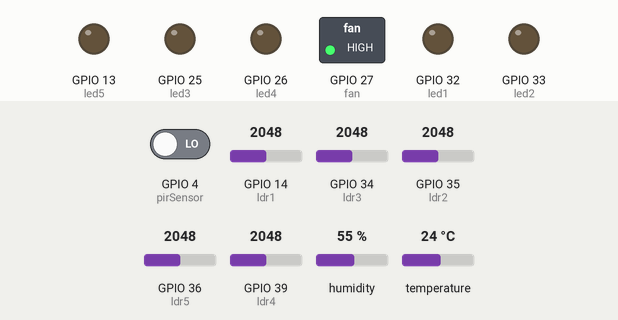
The sketch below on a simulated ESP32. Shown: switched loads named in the sketch (green lamp = pin HIGH), output pins drawn as LEDs (lit = HIGH). The test bench sets the inputs (shaded band); at power-on: GPIO 14 (ldr1) = 2048, temperature 24 °C, GPIO 35 (ldr2) = 2048, GPIO 4 (pirSensor) LOW, GPIO 34 (ldr3) = 2048, GPIO 36 (ldr5) = 2048, GPIO 39 (ldr4) = 2048, humidity 55 %. WiFi joins after 1.5 s; servers stay silent unless stated; no MQTT or app messages arrive unless stated; what the sketch prints to the serial monitor is not drawn.

Above: at 2.7 s.
2.8 s: GPIO 14 (ldr1) set to 1057
4.3 s: GPIO 14 (ldr1) set to 970
At 4.9 s:
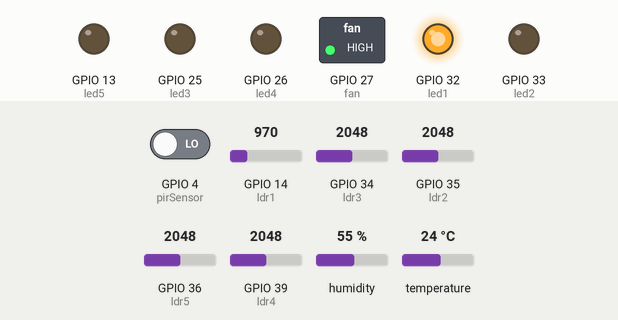
5.8 s: temperature set to 22 °C
8.8 s: temperature set to 19 °C
At 10.4 s:
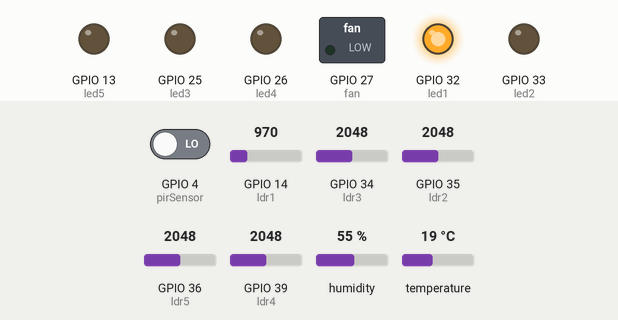
11.1 s: GPIO 35 (ldr2) set to 1072
12.6 s: GPIO 35 (ldr2) set to 974
At 13.6 s:
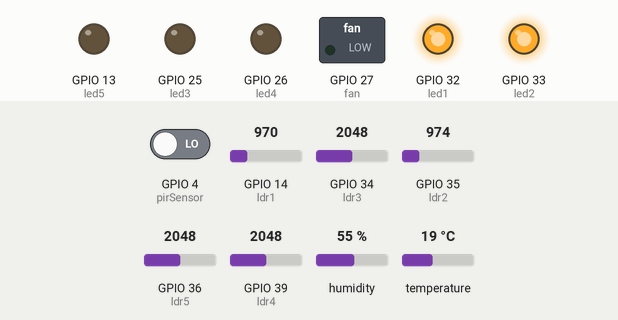
Timing chart, 0 to 15.1 s (numbered marks = the images above; inputs shaded):
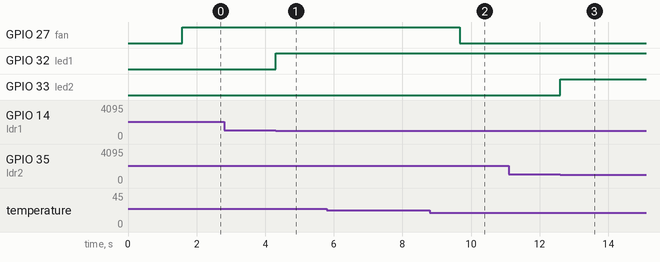

The sketch:

ESP_code.ino
```cpp
#include <WiFi.h>
#include <PubSubClient.h>
#include <ArduinoJson.h>
#include <DHT.h>

// WiFi
const char *ssid = "OPPO Reno7";
const char *password = "h5739w35";

// MQTT Broker
const char *mqtt_broker = "52.7.173.18";
const char *sensorReadings = "sensorReadings";
const char *deviceSettings = "deviceSettings";
const char *deviceStatus = "deviceStatus";
const int mqtt_port = 1883;

WiFiClient espClient;
PubSubClient client(espClient);

// Sensors
// DHT sensor
#define DHTPIN 15
#define DHTTYPE DHT11
DHT dhtSensor(DHTPIN, DHTTYPE);

// PIR sensor
const int pirSensor = 4;

// LDR
int ldr1 = 14;    // room 1
int ldr2 = 35;    // room 2
int ldr3 = 34;    // room 3
int ldr4 = 39;    // room 4
int ldr5 = 36;    // Living room

// Outputs
const int led1 = 32;
const int led2 = 33;
const int led3 = 25;
const int led4 = 26;
const int led5 = 13;
const int fan = 27;

// Device status
int led1Status;
int led2Status;
int led3Status;
int led4Status;
int led5Status;
int fanStatus;

// Threshold
const int lightThreshold = 1000;
const int temperatureThreshold = 20;

// Sensor values
float temperatureValue;
int motionValue;
int ldr1Value;
int ldr2Value;
int ldr3Value;
int ldr4Value;
int ldr5Value;
int pirValue;

void updateDeviceStatus(){
  digitalWrite(led1, led1Status);
  digitalWrite(led2, led2Status);
  digitalWrite(led3, led3Status);
  digitalWrite(led4, led4Status);
  digitalWrite(led5, led5Status);
  digitalWrite(fan, fanStatus);
}

void callback(char* topic, byte* payload, unsigned int length){
  Serial.println(topic);

  char message[length + 1];
  memcpy(message, payload, length);
  message[length] = '\0';

  StaticJsonDocument<256> doc;
  DeserializationError error = deserializeJson(doc, message);

  if (error) return;

  int deviceId = doc["device_id"];
  int newStatus = doc["status"];

  switch(deviceId){
    case 1:
      fanStatus = newStatus;
      break;
    case 3:
      led5Status = newStatus;
      break;
    case 6:
      led3Status = newStatus;
      break;
    case 7:
      led2Status = newStatus;
      break;
    case 9:
      led4Status = newStatus;
      break;
    case 11:
      led5Status = newStatus;
  }

  updateDeviceStatus();
  delay(5000);
}

void reconnect(){
  while (!client.connected()) {
    Serial.println("Intentando conexión MQTT...");
    if (client.connect("esp32-client-")) {
      Serial.println("Conectado");
      client.subscribe(deviceStatus);
    } else {
      Serial.print("Falló conexión. Código de error: ");
      Serial.println(client.state());
      delay(5000);
    }
  }
}

void checkLight(int& ldr, int& ldrValue, int& ledStatus){
  ldrValue = analogRead(ldr);
  ledStatus = ldrValue > lightThreshold ? 0:1;
}

void checkTemperature(){
  temperatureValue = dhtSensor.readTemperature();

  if(isnan(temperatureValue)){
    Serial.println("Error");
    return;
  }

  fanStatus = temperatureValue > temperatureThreshold ? 1:0;
}

bool motionDetected(){
  motionValue = digitalRead(pirSensor);
  return motionValue;
}

void checkSensorsAndAct() {
  // Revisar luces y movimiento
  checkLight(ldr1, ldr1Value, led1Status);
  checkLight(ldr2, ldr2Value, led2Status);
  checkLight(ldr3, ldr3Value, led3Status);
  checkLight(ldr4, ldr4Value, led4Status);
  checkLight(ldr5, ldr5Value, led5Status);

  // Movimiento detectado
  motionValue = motionDetected() ? 1 : 0;

  ldr2Value = analogRead(ldr2);

  if(motionValue == 1 && ldr2Value < lightThreshold){
    led3Status = 1;
  }else{
    led3Status = 0;
  }

  // Revisar temperatura
  checkTemperature();
}

void sendSensorsReadings(){
  StaticJsonDocument<200> doc;
  JsonArray array = doc.to<JsonArray>();

  JsonObject ldr2Obj = array.createNestedObject();
  ldr2Obj["device_id"] = 8;   // ldr
  ldr2Obj["value"] = ldr2Value;

  JsonObject ldr3Obj = array.createNestedObject();
  ldr3Obj["device_id"] = 10;   // ldr
  ldr3Obj["value"] = ldr3Value;

  JsonObject ldr4Obj = array.createNestedObject();
  ldr4Obj["device_id"] = 5;
  ldr4Obj["value"] = ldr4Value;

  JsonObject ldr5Obj = array.createNestedObject();
  ldr5Obj["device_id"] = 13;      //ldr
  ldr5Obj["value"] = ldr5Value;

  JsonObject dhtObj = array.createNestedObject();
  dhtObj["device_id"] = 2;    //temp
  dhtObj["value"] = temperatureValue;

  JsonObject pirObj = array.createNestedObject();
  pirObj["device_id"] = 4;
  pirObj["value"] = motionValue;

  char buffer[256];
  size_t jsonLength = serializeJson(doc, buffer);

  client.publish(sensorReadings, buffer, jsonLength);
}

void sendDeviceSettings(){
  StaticJsonDocument<200> doc;
  JsonArray array = doc.to<JsonArray>();

  JsonObject led5Obj = array.createNestedObject();
  led5Obj["device_id"] = 3;   // sala
  led5Obj["status"] = led5Status;

  JsonObject led2Obj = array.createNestedObject();
  led2Obj["device_id"] = 7;   // 1
  led2Obj["status"] = led2Status;

  JsonObject led3Obj = array.createNestedObject();
  led3Obj["device_id"] = 6;   // 2
  led3Obj["status"] = led3Status;

  JsonObject led4Obj = array.createNestedObject();
  led4Obj["device_id"] = 9;   // 3
  led4Obj["status"] = led4Status;

  JsonObject fanObj = array.createNestedObject();
  fanObj["device_id"] = 1;
  fanObj["status"] = fanStatus;

  char buffer[256];
  size_t jsonLength = serializeJson(doc, buffer);

  client.publish(deviceSettings, buffer, jsonLength);
}

void setup() {
  // Connect to a WiFi network
  WiFi.begin(ssid, password);
  while (WiFi.status() != WL_CONNECTED) {
      delay(500);
      Serial.println("Connecting");
  }
  Serial.println("Connected to the Wi-Fi network");

  // Connect to a mqtt broker
  client.setServer(mqtt_broker, mqtt_port);
  client.setCallback(callback);

  // Inputs
  pinMode(ldr1, INPUT);
  pinMode(ldr2, INPUT);
  pinMode(ldr3, INPUT);
  pinMode(ldr4, INPUT);
  pinMode(ldr5, INPUT);
  pinMode(pirSensor, INPUT);

  // Outputs
  pinMode(led1, OUTPUT);
  pinMode(led2, OUTPUT);
  pinMode(led3, OUTPUT);
  pinMode(led4, OUTPUT);
  pinMode(led5, OUTPUT);
  pinMode(fan, OUTPUT);

  dhtSensor.begin();
  Serial.begin(115200);
}

void loop() {
  if (!client.connected()) {
    reconnect();
  }
  client.loop();

  updateDeviceStatus();
  checkSensorsAndAct();

  static unsigned long lastMillis = 0;
  if (millis() - lastMillis >= 10000) {
    lastMillis = millis();
    sendSensorsReadings();
    sendDeviceSettings();
  }
}
```

Measured:
- the behaviour switches between 1001 and 1000 on GPIO 14 (ldr1) (found by bisection; images 0 and 1)
- the behaviour switches between 21 and 20 °C on temperature (found by bisection; images 1 and 2)
- the behaviour switches between 1001 and 1000 on GPIO 35 (ldr2) (found by bisection; images 2 and 3)
- after the input at 2.8 s, every drawn part: stays the same
- after the input at 4.3 s, GPIO 32 (led1): LOW → HIGH at once
- after the input at 5.8 s, every drawn part: stays the same
- after the input at 8.8 s, GPIO 27 (fan): HIGH → LOW after 0.87 s
- after the input at 11.1 s, every drawn part: stays the same
- after the input at 12.6 s, GPIO 33 (led2): LOW → HIGH at once
